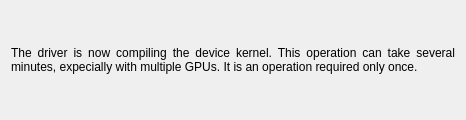
<?xml version="1.0" encoding="UTF-8"?>
<ui version="4.0">
 <class>KernelCompilationDialog</class>
 <widget class="QDialog" name="KernelCompilationDialog">
  <property name="windowModality">
   <enum>Qt::ApplicationModal</enum>
  </property>
  <property name="geometry">
   <rect>
    <x>0</x>
    <y>0</y>
    <width>466</width>
    <height>120</height>
   </rect>
  </property>
  <property name="sizePolicy">
   <sizepolicy hsizetype="Fixed" vsizetype="Fixed">
    <horstretch>0</horstretch>
    <verstretch>0</verstretch>
   </sizepolicy>
  </property>
  <property name="windowTitle">
   <string>Kernel compilation</string>
  </property>
  <property name="windowIcon">
   <iconset resource="resources.qrc">
    <normaloff>:/images/resources/SLG_luxball_sppm_small.png</normaloff>:/images/resources/SLG_luxball_sppm_small.png</iconset>
  </property>
  <property name="modal">
   <bool>true</bool>
  </property>
  <layout class="QVBoxLayout" name="verticalLayout">
   <item>
    <widget class="QLabel" name="label_3">
     <property name="text">
      <string>&lt;html&gt;&lt;head/&gt;&lt;body&gt;&lt;p align=&quot;justify&quot;&gt;The driver is now compiling the device kernel. This operation can take several minutes, expecially with multiple GPUs. It is an operation required only once.&lt;/p&gt;&lt;/body&gt;&lt;/html&gt;</string>
     </property>
     <property name="alignment">
      <set>Qt::AlignCenter</set>
     </property>
     <property name="wordWrap">
      <bool>true</bool>
     </property>
     <property name="openExternalLinks">
      <bool>true</bool>
     </property>
    </widget>
   </item>
  </layout>
 </widget>
 <resources>
  <include location="resources.qrc"/>
 </resources>
 <connections/>
</ui>
